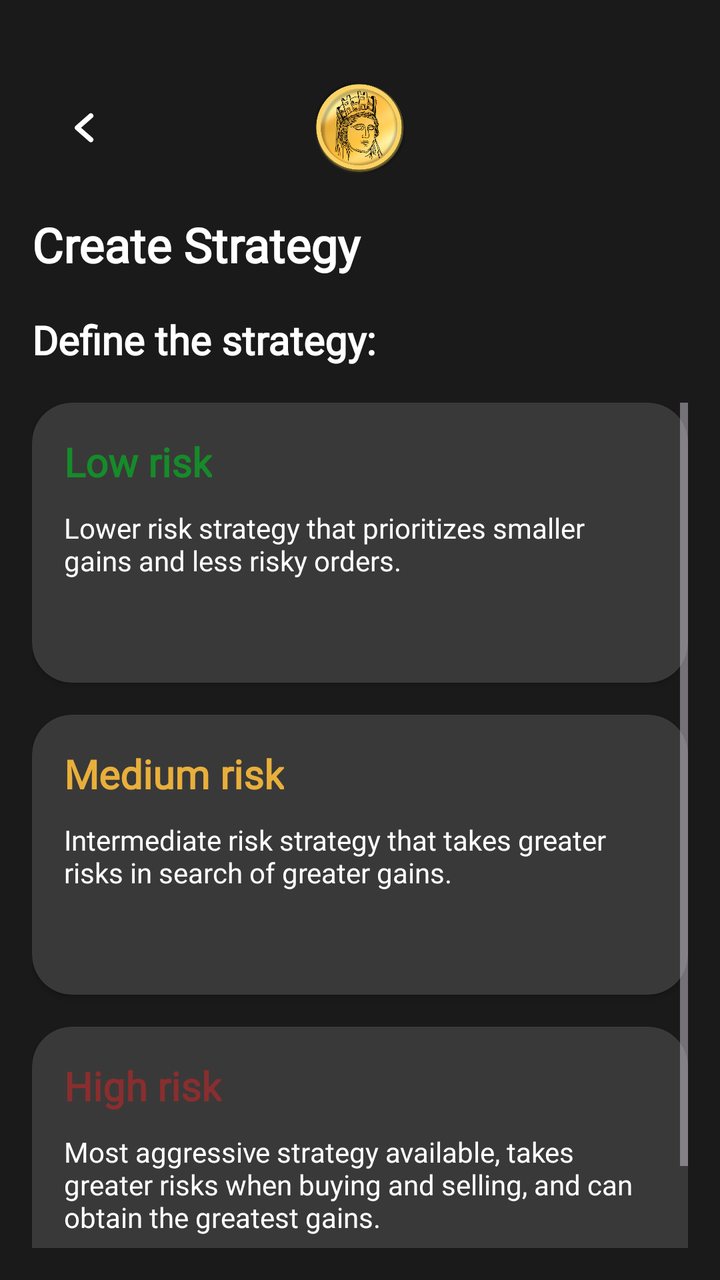
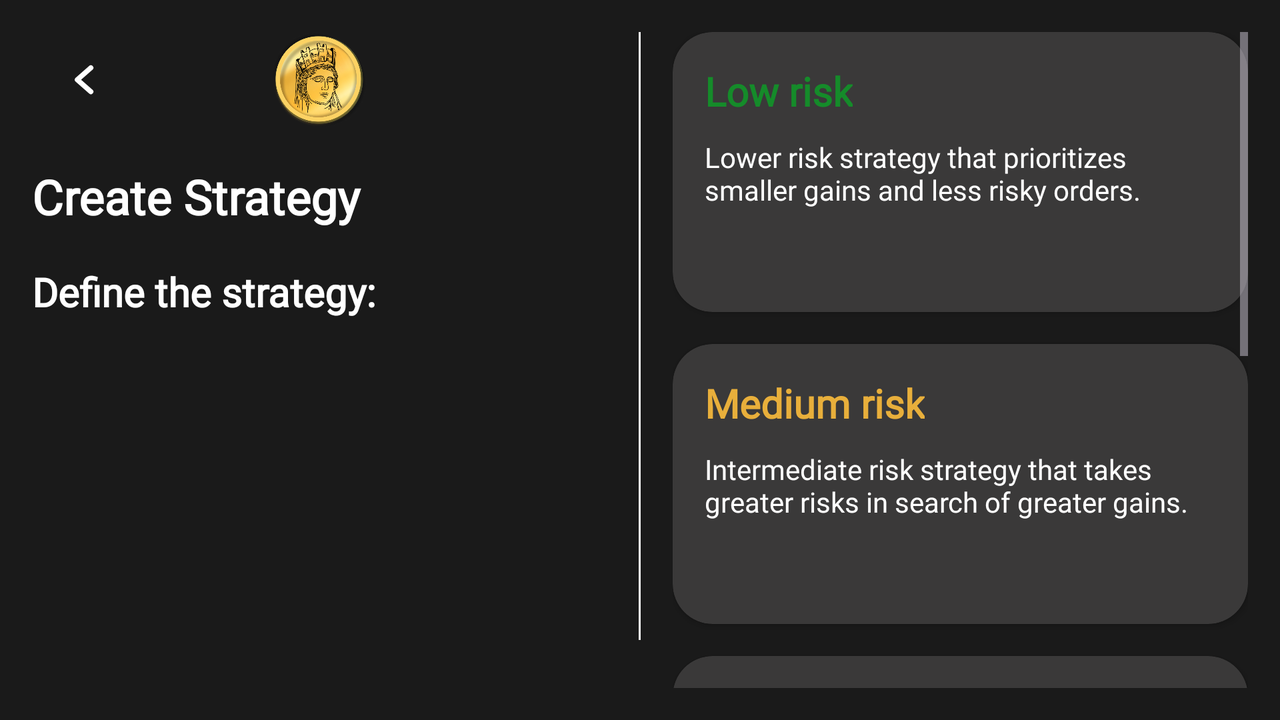

The same Android screen from two of the app's own layout files: first res/layout/ as a phone draws it, then the repository's variant for another configuration, drawn on a device whose configuration selects that folder. Both files follow.
<!-- AndroidManifest.xml: application theme Theme.Tyche -->
<!-- res/layout/fragment_create_strategy_page2.xml -->
<?xml version="1.0" encoding="utf-8"?>
<FrameLayout xmlns:android="http://schemas.android.com/apk/res/android"
    xmlns:tools="http://schemas.android.com/tools"
    xmlns:app="http://schemas.android.com/apk/res-auto"
    android:layout_width="match_parent"
    android:layout_height="match_parent"
    tools:context=".CreateStrategyPage2Fragment">

    <RelativeLayout
        android:layout_width="match_parent"
        android:layout_height="match_parent"
        android:gravity="center_horizontal"
        android:layout_marginTop="24dp"
        android:padding="16dp">

        <ImageView
            android:id="@+id/backBtn"
            android:layout_width="wrap_content"
            android:layout_height="wrap_content"
            android:src="@drawable/caret_left_sm" />

        <ImageView
            android:id="@+id/logoImage"
            android:layout_width="48dp"
            android:layout_height="48dp"
            android:layout_centerHorizontal="true"
            android:src="@drawable/logo"/>

        <TextView
            android:id="@+id/title"
            android:layout_width="match_parent"
            android:layout_height="wrap_content"
            android:fontFamily="@font/exo_2"
            android:text="@string/create_strategy"
            android:textColor="@android:color/white"
            android:textSize="24sp"
            android:textStyle="bold"
            android:layout_below="@+id/logoImage"
            android:layout_marginTop="18dp"/>

        <TextView
            android:id="@+id/subtitle"
            android:layout_width="match_parent"
            android:layout_height="wrap_content"
            android:fontFamily="@font/exo_2"
            android:text="@string/define_strategy"
            android:textColor="@android:color/white"
            android:textSize="20sp"
            android:textStyle="bold"
            android:layout_below="@+id/title"
            android:layout_marginTop="18dp"/>

        <ScrollView
            android:id="@+id/coins"
            android:layout_width="match_parent"
            android:layout_height="wrap_content"
            android:layout_marginTop="18dp"
            android:layout_below="@+id/subtitle">
            <LinearLayout
                android:layout_width="match_parent"
                android:layout_height="wrap_content"
                android:gravity="center_horizontal"
                android:orientation="vertical">

                <RadioGroup
                    android:layout_width="match_parent"
                    android:layout_height="match_parent" >

                    <androidx.cardview.widget.CardView
                        android:layout_width="match_parent"
                        android:layout_height="140dp"
                        android:layout_marginBottom="16dp"
                        android:backgroundTint="#3A3939"
                        android:gravity="center"
                        app:cardCornerRadius="20dp">
                        
                        <LinearLayout
                            android:layout_width="match_parent"
                            android:layout_height="match_parent"
                            android:orientation="vertical"
                            android:padding="16dp">

                            <TextView
                                    android:layout_width="wrap_content"
                                    android:layout_height="wrap_content"
                                    android:layout_marginBottom="10dp"
                                    android:fontFamily="@font/exo_2"
                                    android:text="@string/safe_strategy"
                                    android:textColor="#158B2A"
                                    android:textSize="20sp"
                                    android:textStyle="bold" />

                                <TextView
                                    android:layout_width="wrap_content"
                                    android:layout_height="wrap_content"
                                    android:layout_marginBottom="10dp"
                                    android:fontFamily="@font/exo_2"
                                    android:text="@string/safe_strat_description"
                                    android:textColor="#FFFFFF"
                                    android:textSize="14sp" />
                        </LinearLayout>
                    </androidx.cardview.widget.CardView>
                    <androidx.cardview.widget.CardView
                        android:layout_width="match_parent"
                        android:layout_height="140dp"
                        android:layout_marginBottom="16dp"
                        android:backgroundTint="#3A3939"
                        android:gravity="center"
                        app:cardCornerRadius="20dp">
                        
                        <LinearLayout
                            android:layout_width="match_parent"
                            android:layout_height="match_parent"
                            android:orientation="vertical"
                            android:padding="16dp">

                            <TextView
                                android:layout_width="wrap_content"
                                android:layout_height="wrap_content"
                                android:layout_marginBottom="10dp"
                                android:fontFamily="@font/exo_2"
                                android:text="@string/intermediate_strategy"
                                android:textColor="@color/yellow"
                                android:textSize="20sp"
                                android:textStyle="bold" />

                            <TextView
                                android:layout_width="wrap_content"
                                android:layout_height="wrap_content"
                                android:layout_marginBottom="10dp"
                                android:fontFamily="@font/exo_2"
                                android:text="@string/int_strat_description"
                                android:textColor="#FFFFFF"
                                android:textSize="14sp" />
                        </LinearLayout>
                    </androidx.cardview.widget.CardView>
                    <androidx.cardview.widget.CardView
                        android:layout_width="match_parent"
                        android:layout_height="140dp"
                        android:layout_marginBottom="16dp"
                        android:backgroundTint="#3A3939"
                        android:gravity="center"
                        app:cardCornerRadius="20dp">
                        
                        <LinearLayout
                            android:layout_width="match_parent"
                            android:layout_height="match_parent"
                            android:orientation="vertical"
                            android:padding="16dp">

                            <TextView
                                android:layout_width="wrap_content"
                                android:layout_height="wrap_content"
                                android:layout_marginBottom="10dp"
                                android:fontFamily="@font/exo_2"
                                android:text="@string/aggress_strategy"
                                android:textColor="#892E2E"
                                android:textSize="20sp"
                                android:textStyle="bold" />

                            <TextView
                                android:layout_width="wrap_content"
                                android:layout_height="wrap_content"
                                android:layout_marginBottom="10dp"
                                android:fontFamily="@font/exo_2"
                                android:text="@string/aggress_strat_description"
                                android:textColor="#FFFFFF"
                                android:textSize="14sp" />
                        </LinearLayout>
                    </androidx.cardview.widget.CardView>
                </RadioGroup>

            </LinearLayout>
        </ScrollView>

        <LinearLayout
            android:layout_width="match_parent"
            android:layout_height="wrap_content"
            android:gravity="center_horizontal"
            android:orientation="horizontal"
            android:layout_marginTop="24dp"
            android:layout_below="@+id/coins"
            android:layout_marginBottom="120dp">
            <Button
                android:id="@+id/cancelButton"
                android:layout_width="0dp"
                android:layout_height="wrap_content"
                android:layout_weight="1"
                android:layout_marginTop="24dp"
                android:backgroundTint="#892E2E"
                android:fontFamily="@font/exo_2"
                android:text="@string/cancel"
                android:textColor="@android:color/black"
                android:textSize="24sp"
                android:layout_marginBottom="84dp"
                android:layout_marginEnd="4dp"/>
            <Button
                android:id="@+id/nextButton"
                android:layout_width="0dp"
                android:layout_height="wrap_content"
                android:layout_weight="1"
                android:layout_marginTop="24dp"
                android:backgroundTint="@color/yellow"
                android:fontFamily="@font/exo_2"
                android:text="@string/next"
                android:textColor="@android:color/black"
                android:textSize="24sp"
                android:layout_marginBottom="84dp"
                android:layout_marginStart="4dp"/>
        </LinearLayout>
    </RelativeLayout>

</FrameLayout>
<!-- resources referenced by this layout -->
<resources>
  <color name="yellow">#FFE8AF3B</color>
  <!-- drawable caret_left_sm (drawable) -->
  <vector xmlns:android="http://schemas.android.com/apk/res/android" android:height="48dp" android:viewportHeight="38" android:viewportWidth="43" android:width="54.31579dp">
        
      <path android:fillColor="#00000000" android:pathData="M23.292,23.618L17.917,18.894L23.292,14.17" android:strokeColor="#ffffff" android:strokeLineCap="round" android:strokeLineJoin="round" android:strokeWidth="2"/>
      
  </vector>
  <!-- drawable logo: png bitmap (drawable, 242598 bytes) -->
  <string name="aggress_strat_description">Most aggressive strategy available, takes greater risks when buying and selling, and can obtain the greatest gains.</string>
  <string name="aggress_strategy">High risk</string>
  <string name="cancel">Cancel</string>
  <string name="create_strategy">Create Strategy</string>
  <string name="define_strategy">Define the strategy:</string>
  <string name="int_strat_description">Intermediate risk strategy that takes greater risks in search of greater gains.</string>
  <string name="intermediate_strategy">Medium risk</string>
  <string name="next">Next</string>
  <string name="safe_strat_description">Lower risk strategy that prioritizes smaller gains and less risky orders.</string>
  <string name="safe_strategy">Low risk</string>
  <style name="Theme.Tyche" parent="Base.Theme.Tyche" />
  <style name="Base.Theme.Tyche" parent="Theme.Material3.Dark.NoActionBar">
          <item name="colorPrimary">#1A1A1A</item>
          <item name="colorOnPrimary">#1A1A1A</item>
          <item name="android:windowBackground">#1A1A1A</item>
      </style>
</resources>
<!-- res/layout-land/fragment_create_strategy_page2.xml (the repository's variant of the layout above) -->
<!-- drawn on the phone turned sideways -->
<?xml version="1.0" encoding="utf-8"?>
<FrameLayout xmlns:android="http://schemas.android.com/apk/res/android"
    xmlns:tools="http://schemas.android.com/tools"
    xmlns:app="http://schemas.android.com/apk/res-auto"
    android:layout_width="match_parent"
    android:layout_height="match_parent"
    tools:context=".CreateStrategyPage2Fragment">

    <LinearLayout
        android:layout_width="match_parent"
        android:layout_height="match_parent"
        android:padding="16dp"
        android:orientation="horizontal">

        <LinearLayout
            android:layout_width="0dp"
            android:layout_height="match_parent"
            android:layout_weight="1"
            android:gravity="center_horizontal"
            android:orientation="vertical">
            <RelativeLayout
                android:layout_width="match_parent"
                android:layout_height="wrap_content">
                <ImageView
                    android:id="@+id/backBtn"
                    android:layout_width="wrap_content"
                    android:layout_height="wrap_content"
                    android:src="@drawable/caret_left_sm" />

                <ImageView
                    android:id="@+id/logoImage"
                    android:layout_width="48dp"
                    android:layout_height="48dp"
                    android:layout_centerHorizontal="true"
                    android:src="@drawable/logo"/>
            </RelativeLayout>
            <TextView
                android:id="@+id/title"
                android:layout_width="match_parent"
                android:layout_height="wrap_content"
                android:fontFamily="@font/exo_2"
                android:text="@string/create_strategy"
                android:textColor="@android:color/white"
                android:textSize="24sp"
                android:textStyle="bold"
                android:layout_marginTop="18dp"/>

            <TextView
                android:id="@+id/subtitle"
                android:layout_width="match_parent"
                android:layout_height="wrap_content"
                android:fontFamily="@font/exo_2"
                android:text="@string/define_strategy"
                android:textColor="@android:color/white"
                android:textSize="20sp"
                android:textStyle="bold"
                android:layout_marginTop="18dp"/>
        </LinearLayout>
        <View
            android:layout_width="1dp"
            android:layout_height="match_parent"
            android:layout_marginBottom="24dp"
            android:layout_marginHorizontal="16dp"
            android:background="#FFFFFF" />
        <LinearLayout
            android:layout_width="0dp"
            android:layout_height="match_parent"
            android:layout_weight="1"
            android:gravity="center_horizontal"
            android:orientation="vertical">
            <ScrollView
                android:id="@+id/coins"
                android:layout_width="match_parent"
                android:layout_height="wrap_content">
                <LinearLayout
                    android:layout_width="match_parent"
                    android:layout_height="wrap_content"
                    android:gravity="center_horizontal"
                    android:orientation="vertical">

                    <RadioGroup
                        android:layout_width="match_parent"
                        android:layout_height="match_parent" >

                        <androidx.cardview.widget.CardView
                            android:layout_width="match_parent"
                            android:layout_height="140dp"
                            android:layout_marginBottom="16dp"
                            android:backgroundTint="#3A3939"
                            android:gravity="center"
                            app:cardCornerRadius="20dp">
                            
                            <LinearLayout
                                android:layout_width="match_parent"
                                android:layout_height="match_parent"
                                android:orientation="vertical"
                                android:padding="16dp">

                                <TextView
                                    android:layout_width="wrap_content"
                                    android:layout_height="wrap_content"
                                    android:layout_marginBottom="10dp"
                                    android:fontFamily="@font/exo_2"
                                    android:text="@string/safe_strategy"
                                    android:textColor="#158B2A"
                                    android:textSize="20sp"
                                    android:textStyle="bold" />

                                <TextView
                                    android:layout_width="wrap_content"
                                    android:layout_height="wrap_content"
                                    android:layout_marginBottom="10dp"
                                    android:fontFamily="@font/exo_2"
                                    android:text="@string/safe_strat_description"
                                    android:textColor="#FFFFFF"
                                    android:textSize="14sp" />
                            </LinearLayout>
                        </androidx.cardview.widget.CardView>
                        <androidx.cardview.widget.CardView
                            android:layout_width="match_parent"
                            android:layout_height="140dp"
                            android:layout_marginBottom="16dp"
                            android:backgroundTint="#3A3939"
                            android:gravity="center"
                            app:cardCornerRadius="20dp">
                            
                            <LinearLayout
                                android:layout_width="match_parent"
                                android:layout_height="match_parent"
                                android:orientation="vertical"
                                android:padding="16dp">

                                <TextView
                                    android:layout_width="wrap_content"
                                    android:layout_height="wrap_content"
                                    android:layout_marginBottom="10dp"
                                    android:fontFamily="@font/exo_2"
                                    android:text="@string/intermediate_strategy"
                                    android:textColor="@color/yellow"
                                    android:textSize="20sp"
                                    android:textStyle="bold" />

                                <TextView
                                    android:layout_width="wrap_content"
                                    android:layout_height="wrap_content"
                                    android:layout_marginBottom="10dp"
                                    android:fontFamily="@font/exo_2"
                                    android:text="@string/int_strat_description"
                                    android:textColor="#FFFFFF"
                                    android:textSize="14sp" />
                            </LinearLayout>
                        </androidx.cardview.widget.CardView>
                        <androidx.cardview.widget.CardView
                            android:layout_width="match_parent"
                            android:layout_height="140dp"
                            android:layout_marginBottom="16dp"
                            android:backgroundTint="#3A3939"
                            android:gravity="center"
                            app:cardCornerRadius="20dp">
                            
                            <LinearLayout
                                android:layout_width="match_parent"
                                android:layout_height="match_parent"
                                android:orientation="vertical"
                                android:padding="16dp">

                                <TextView
                                    android:layout_width="wrap_content"
                                    android:layout_height="wrap_content"
                                    android:layout_marginBottom="10dp"
                                    android:fontFamily="@font/exo_2"
                                    android:text="@string/aggress_strategy"
                                    android:textColor="#892E2E"
                                    android:textSize="20sp"
                                    android:textStyle="bold" />

                                <TextView
                                    android:layout_width="wrap_content"
                                    android:layout_height="wrap_content"
                                    android:layout_marginBottom="10dp"
                                    android:fontFamily="@font/exo_2"
                                    android:text="@string/aggress_strat_description"
                                    android:textColor="#FFFFFF"
                                    android:textSize="14sp" />
                            </LinearLayout>
                        </androidx.cardview.widget.CardView>
                    </RadioGroup>
                    <LinearLayout
                        android:layout_width="match_parent"
                        android:layout_height="wrap_content"
                        android:gravity="center_horizontal"
                        android:orientation="horizontal"
                        android:layout_marginTop="24dp"
                        android:layout_marginBottom="120dp">
                        <Button
                            android:id="@+id/cancelButton"
                            android:layout_width="0dp"
                            android:layout_height="wrap_content"
                            android:layout_weight="1"
                            android:backgroundTint="#892E2E"
                            android:fontFamily="@font/exo_2"
                            android:text="@string/cancel"
                            android:textColor="@android:color/black"
                            android:textSize="24sp"
                            android:layout_marginEnd="4dp"/>
                        <Button
                            android:id="@+id/nextButton"
                            android:layout_width="0dp"
                            android:layout_height="wrap_content"
                            android:layout_weight="1"
                            android:backgroundTint="@color/yellow"
                            android:fontFamily="@font/exo_2"
                            android:text="@string/next"
                            android:textColor="@android:color/black"
                            android:textSize="24sp"
                            android:layout_marginStart="4dp"/>
                    </LinearLayout>
                </LinearLayout>
            </ScrollView>
        </LinearLayout>
    </LinearLayout>
</FrameLayout>
